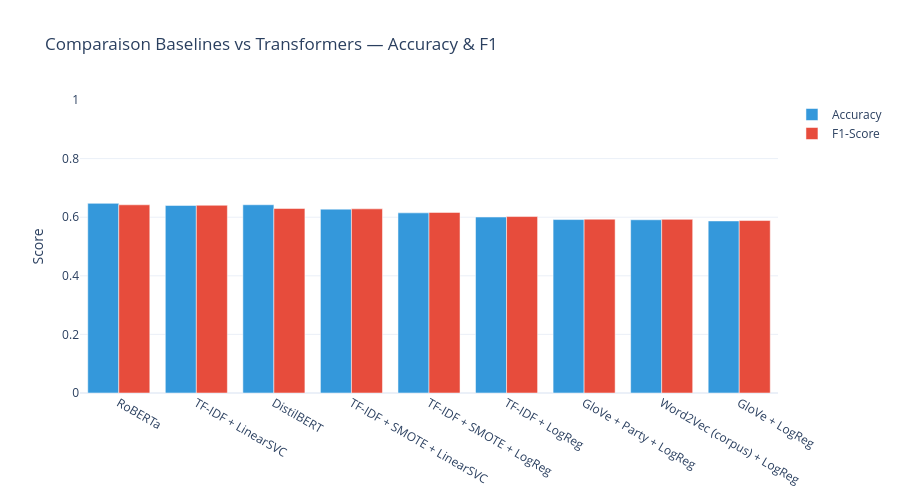

Notebook code cell kept with this figure:
### Code cell
# Visualisation comparative
fig = go.Figure()
models = compare_df.index.tolist()

fig.add_trace(go.Bar(name="Accuracy", x=models, y=compare_df["Accuracy"], marker_color="#3498db"))
fig.add_trace(go.Bar(name="F1-Score", x=models, y=compare_df["F1-Score"], marker_color="#e74c3c"))

fig.update_layout(
    barmode="group",
    title="Comparaison Baselines vs Transformers — Accuracy & F1",
    yaxis_title="Score", template="plotly_white", height=500,
    yaxis=dict(range=[0, 1]),
)
fig.show()

### Figure 1 — Plotly figure (JSON) as saved in the notebook; plotly's stock layout.template omitted (floating-point values rounded to 4 significant figures)
{"data": [{"marker": {"color": "#3498db"}, "name": "Accuracy", "type": "bar", "x": ["RoBERTa", "TF-IDF + LinearSVC", "DistilBERT", "TF-IDF + SMOTE + LinearSVC", "TF-IDF + SMOTE + LogReg", "TF-IDF + LogReg", "GloVe + Party + LogReg", "Word2Vec (corpus) + LogReg", "GloVe + LogReg"], "y": [0.6472, 0.6401, 0.6425, 0.6275, 0.6148, 0.6006, 0.5919, 0.5912, 0.5872]}, {"marker": {"color": "#e74c3c"}, "name": "F1-Score", "type": "bar", "x": ["RoBERTa", "TF-IDF + LinearSVC", "DistilBERT", "TF-IDF + SMOTE + LinearSVC", "TF-IDF + SMOTE + LogReg", "TF-IDF + LogReg", "GloVe + Party + LogReg", "Word2Vec (corpus) + LogReg", "GloVe + LogReg"], "y": [0.6423, 0.6407, 0.6296, 0.6285, 0.6163, 0.6022, 0.5933, 0.5926, 0.5886]}], "layout": {"barmode": "group", "height": 500, "title": {"text": "Comparaison Baselines vs Transformers — Accuracy & F1"}, "yaxis": {"range": [0, 1], "title": {"text": "Score"}}}}
